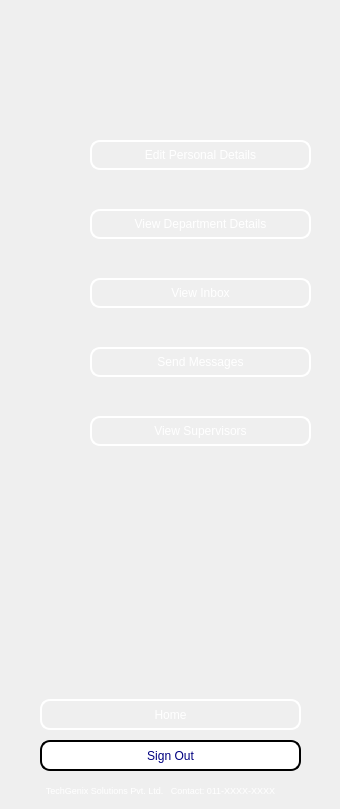
    <widget class="QWidget" name="l_employeetab">
     <widget class="QWidget" name="gridLayoutWidget">
      <property name="geometry">
       <rect>
        <x>10</x>
        <y>20</y>
        <width>321</width>
        <height>72</height>
       </rect>
      </property>
      <layout class="QGridLayout" name="curuser_grid" columnstretch="20,2,60">
       <item row="0" column="0" rowspan="2">
        <widget class="QLabel" name="user_img">
         <property name="maximumSize">
          <size>
           <width>70</width>
           <height>70</height>
          </size>
         </property>
         <property name="text">
          <string/>
         </property>
         <property name="pixmap">
          <pixmap>../../../../.designer/Assets/user_logo.png</pixmap>
         </property>
         <property name="scaledContents">
          <bool>true</bool>
         </property>
        </widget>
       </item>
       <item row="0" column="2">
        <widget class="QLabel" name="lname_lbl">
         <property name="maximumSize">
          <size>
           <width>16777215</width>
           <height>35</height>
          </size>
         </property>
         <property name="font">
          <font>
           <pointsize>7</pointsize>
          </font>
         </property>
         <property name="styleSheet">
          <string notr="true">color: white</string>
         </property>
         <property name="text">
          <string/>
         </property>
         <property name="alignment">
          <set>Qt::AlignLeading|Qt::AlignLeft|Qt::AlignVCenter</set>
         </property>
        </widget>
       </item>
       <item row="1" column="2">
        <widget class="QLabel" name="lmail_lbl">
         <property name="maximumSize">
          <size>
           <width>16777215</width>
           <height>35</height>
          </size>
         </property>
         <property name="font">
          <font>
           <pointsize>7</pointsize>
          </font>
         </property>
         <property name="styleSheet">
          <string notr="true">color: white</string>
         </property>
         <property name="text">
          <string/>
         </property>
        </widget>
       </item>
       <item row="0" column="1">
        <spacer name="horizontalSpacer">
         <property name="orientation">
          <enum>Qt::Horizontal</enum>
         </property>
         <property name="sizeHint" stdset="0">
          <size>
           <width>40</width>
           <height>20</height>
          </size>
         </property>
        </spacer>
       </item>
      </layout>
     </widget>
     <widget class="QWidget" name="gridLayoutWidget_3">
      <property name="geometry">
       <rect>
        <x>30</x>
        <y>130</y>
        <width>281</width>
        <height>326</height>
       </rect>
      </property>
      <layout class="QGridLayout" name="features_grid" columnstretch="20,1,60">
       <item row="5" column="2">
        <widget class="QPushButton" name="inbox_btn">
         <property name="minimumSize">
          <size>
           <width>0</width>
           <height>30</height>
          </size>
         </property>
         <property name="styleSheet">
          <string notr="true">color: rgb(255, 255, 255);
border-style:outset;
border-width:2px;
border-radius:10px;
border-color:white</string>
         </property>
         <property name="text">
          <string>View Inbox</string>
         </property>
        </widget>
       </item>
       <item row="6" column="2">
        <spacer name="vspacer3">
         <property name="orientation">
          <enum>Qt::Vertical</enum>
         </property>
         <property name="sizeHint" stdset="0">
          <size>
           <width>20</width>
           <height>40</height>
          </size>
         </property>
        </spacer>
       </item>
       <item row="0" column="0" rowspan="2">
        <widget class="QLabel" name="personal_img">
         <property name="minimumSize">
          <size>
           <width>50</width>
           <height>50</height>
          </size>
         </property>
         <property name="maximumSize">
          <size>
           <width>50</width>
           <height>50</height>
          </size>
         </property>
         <property name="text">
          <string/>
         </property>
         <property name="pixmap">
          <pixmap>../../../../.designer/Assets/personal_logo.png</pixmap>
         </property>
         <property name="scaledContents">
          <bool>true</bool>
         </property>
        </widget>
       </item>
       <item row="8" column="2">
        <spacer name="vspacer4">
         <property name="orientation">
          <enum>Qt::Vertical</enum>
         </property>
         <property name="sizeHint" stdset="0">
          <size>
           <width>20</width>
           <height>40</height>
          </size>
         </property>
        </spacer>
       </item>
       <item row="9" column="2">
        <widget class="QPushButton" name="supervisor_btn">
         <property name="minimumSize">
          <size>
           <width>0</width>
           <height>30</height>
          </size>
         </property>
         <property name="styleSheet">
          <string notr="true">color: rgb(255, 255, 255);
border-style:outset;
border-width:2px;
border-radius:10px;
border-color:white</string>
         </property>
         <property name="text">
          <string>View Supervisors</string>
         </property>
        </widget>
       </item>
       <item row="0" column="1">
        <spacer name="Spacer">
         <property name="orientation">
          <enum>Qt::Horizontal</enum>
         </property>
         <property name="sizeHint" stdset="0">
          <size>
           <width>40</width>
           <height>20</height>
          </size>
         </property>
        </spacer>
       </item>
       <item row="5" column="0">
        <widget class="QLabel" name="inbox_img">
         <property name="minimumSize">
          <size>
           <width>50</width>
           <height>50</height>
          </size>
         </property>
         <property name="maximumSize">
          <size>
           <width>50</width>
           <height>50</height>
          </size>
         </property>
         <property name="text">
          <string/>
         </property>
         <property name="pixmap">
          <pixmap>../../../../.designer/Assets/inbox_logo.png</pixmap>
         </property>
         <property name="scaledContents">
          <bool>true</bool>
         </property>
        </widget>
       </item>
       <item row="3" column="2">
        <widget class="QPushButton" name="department_btn">
         <property name="minimumSize">
          <size>
           <width>0</width>
           <height>30</height>
          </size>
         </property>
         <property name="styleSheet">
          <string notr="true">color: rgb(255, 255, 255);
border-style:outset;
border-width:2px;
border-radius:10px;
border-color:white</string>
         </property>
         <property name="text">
          <string>View Department Details</string>
         </property>
        </widget>
       </item>
       <item row="2" column="2">
        <spacer name="vspacer">
         <property name="orientation">
          <enum>Qt::Vertical</enum>
         </property>
         <property name="sizeHint" stdset="0">
          <size>
           <width>20</width>
           <height>40</height>
          </size>
         </property>
        </spacer>
       </item>
       <item row="9" column="0">
        <widget class="QLabel" name="supervisor_img">
         <property name="minimumSize">
          <size>
           <width>50</width>
           <height>50</height>
          </size>
         </property>
         <property name="maximumSize">
          <size>
           <width>50</width>
           <height>50</height>
          </size>
         </property>
         <property name="text">
          <string/>
         </property>
         <property name="pixmap">
          <pixmap>../../../../.designer/Assets/supervisor_logo.png</pixmap>
         </property>
         <property name="scaledContents">
          <bool>true</bool>
         </property>
        </widget>
       </item>
       <item row="4" column="2">
        <spacer name="vspacer2">
         <property name="orientation">
          <enum>Qt::Vertical</enum>
         </property>
         <property name="sizeHint" stdset="0">
          <size>
           <width>20</width>
           <height>40</height>
          </size>
         </property>
        </spacer>
       </item>
       <item row="3" column="0">
        <widget class="QLabel" name="department_img">
         <property name="minimumSize">
          <size>
           <width>50</width>
           <height>50</height>
          </size>
         </property>
         <property name="maximumSize">
          <size>
           <width>50</width>
           <height>50</height>
          </size>
         </property>
         <property name="text">
          <string/>
         </property>
         <property name="pixmap">
          <pixmap>../../../../.designer/Assets/department_logo.png</pixmap>
         </property>
         <property name="scaledContents">
          <bool>true</bool>
         </property>
        </widget>
       </item>
       <item row="0" column="2" rowspan="2">
        <widget class="QPushButton" name="personal_btn">
         <property name="minimumSize">
          <size>
           <width>0</width>
           <height>30</height>
          </size>
         </property>
         <property name="styleSheet">
          <string notr="true">color: rgb(255, 255, 255);
border-style:outset;
border-width:2px;
border-radius:10px;
border-color:white</string>
         </property>
         <property name="text">
          <string>Edit Personal Details</string>
         </property>
        </widget>
       </item>
       <item row="7" column="2">
        <widget class="QPushButton" name="send_btn">
         <property name="minimumSize">
          <size>
           <width>0</width>
           <height>30</height>
          </size>
         </property>
         <property name="styleSheet">
          <string notr="true">color: rgb(255, 255, 255);
border-style:outset;
border-width:2px;
border-radius:10px;
border-color:white</string>
         </property>
         <property name="text">
          <string>Send Messages</string>
         </property>
        </widget>
       </item>
       <item row="7" column="0">
        <widget class="QLabel" name="send_img">
         <property name="minimumSize">
          <size>
           <width>50</width>
           <height>50</height>
          </size>
         </property>
         <property name="maximumSize">
          <size>
           <width>50</width>
           <height>50</height>
          </size>
         </property>
         <property name="text">
          <string/>
         </property>
         <property name="pixmap">
          <pixmap>../../../../.designer/Assets/send_logo.png</pixmap>
         </property>
         <property name="scaledContents">
          <bool>true</bool>
         </property>
        </widget>
       </item>
      </layout>
     </widget>
     <widget class="QPushButton" name="signout_btn">
      <property name="geometry">
       <rect>
        <x>40</x>
        <y>740</y>
        <width>261</width>
        <height>31</height>
       </rect>
      </property>
      <property name="styleSheet">
       <string notr="true">color: rgb(0, 0, 127);
border-style:outset;
border-width:2px;
border-radius:10px;
border-color:black;
background-color: rgb(255, 255, 255);</string>
      </property>
      <property name="text">
       <string>Sign Out</string>
      </property>
     </widget>
     <widget class="QLabel" name="company_lbl_empgui">
      <property name="geometry">
       <rect>
        <x>0</x>
        <y>780</y>
        <width>321</width>
        <height>20</height>
       </rect>
      </property>
      <property name="font">
       <font>
        <pointsize>7</pointsize>
       </font>
      </property>
      <property name="styleSheet">
       <string notr="true">color: white</string>
      </property>
      <property name="text">
       <string>TechGenix Solutions Pvt. Ltd.   Contact: 011-XXXX-XXXX</string>
      </property>
      <property name="alignment">
       <set>Qt::AlignCenter</set>
      </property>
     </widget>
     <widget class="QPushButton" name="home_btn">
      <property name="geometry">
       <rect>
        <x>40</x>
        <y>699</y>
        <width>261</width>
        <height>31</height>
       </rect>
      </property>
      <property name="styleSheet">
       <string notr="true">color: rgb(255, 255, 255);
border-style:outset;
border-width:2px;
border-radius:10px;
border-color:white</string>
      </property>
      <property name="text">
       <string>Home</string>
      </property>
     </widget>
    </widget>
